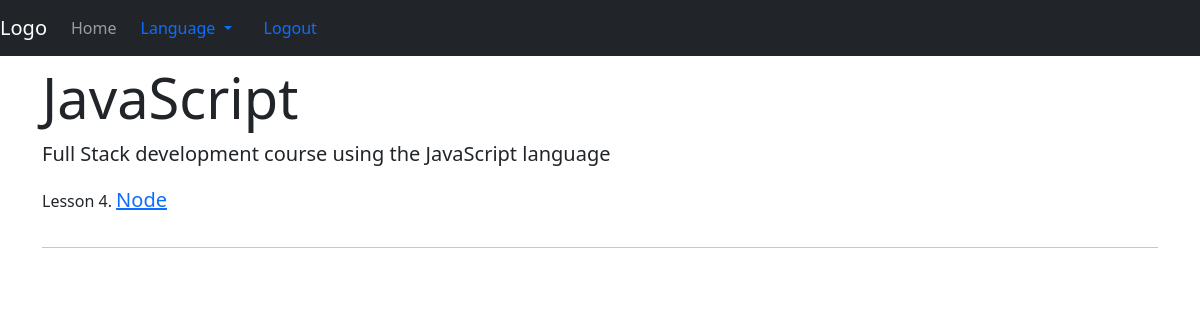
Page /en/course/3/ (signed in) on the committed database.
### app/models.py (models this page shows, shortened)
class Courses(models.Model):
    name = models.CharField(max_length=200)
    desc = models.TextField(null=True, blank=True)
    price = models.IntegerField()
    class Meta:
        verbose_name_plural = "courses"

class Topics(models.Model):
    name = models.CharField(max_length=200)
    course = models.ForeignKey(Courses, on_delete=models.CASCADE, null=True, blank=True)
    video = models.FileField(upload_to='videos/', null=True, blank=True)
    description = models.TextField()
    class Meta:
        verbose_name_plural = "topic"

### app/views.py (the view)
# urls.py: path('course/<int:pk>/', views.course, name="course"),
@login_required
def course(request, pk):
    course_id = pk
    c = Courses.objects.get(id=pk)
    lessons = Topics.objects.filter(course__id=course_id)
    try:
        order = Order.objects.get(course__id=course_id, paid=True, user = request.user)
    except Order.DoesNotExist:
        order = None
    context = {
        'course': get_object_or_404(Courses, id=pk),
        'lessons': lessons,
        'order': order,
    }
    return render(request, 'app/course.html', context)

### app/templates/app/course.html (shortened to what this page needs)
{% extends 'app/base.html' %}
{% load i18n %}
{% block content %}
<div class="container">
  <div class="mt-2 jumbotron">
    <h1 class="display-4">{{course.name}}</h1>
    <p class="lead">{{course.desc}}</p>
  </div>
  {% if order or request.user.is_superuser %}
    <div class="d-flex flex-wrap">
      {% for lesson in lessons %}
      <div class="col-4">
        <p>Lesson {{lesson.id}}. <a href="{% url 'topic' id=lesson.id %}" class="lead">{{lesson.name}}</a></p>
      </div>
      {% endfor %}
    </div>
  {% else %}
  <button type="submit" id="checkout-button" class="btn btn-primary">{% trans "Purchase" %}</button>
  {% endif %}
  <hr>
  </div>
{% endblock content %}

### rows in the picture
Courses: name "JavaScript", desc "Full Stack development course using the JavaScript language"
Topics: id "4", name "Node"
